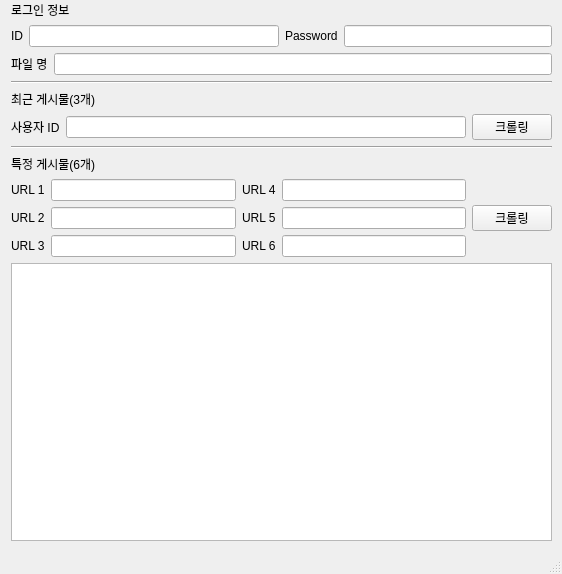
<?xml version="1.0" encoding="UTF-8"?>
<ui version="4.0">
 <class>InstagramCrawler</class>
 <widget class="QMainWindow" name="InstagramCrawler">
  <property name="geometry">
   <rect>
    <x>0</x>
    <y>0</y>
    <width>562</width>
    <height>574</height>
   </rect>
  </property>
  <property name="windowTitle">
   <string>InstagramCrawler</string>
  </property>
  <property name="documentMode">
   <bool>false</bool>
  </property>
  <widget class="QWidget" name="centralwidget">
   <widget class="QWidget" name="layoutWidget">
    <property name="geometry">
     <rect>
      <x>11</x>
      <y>1</y>
      <width>541</width>
      <height>540</height>
     </rect>
    </property>
    <layout class="QVBoxLayout" name="verticalLayout_5">
     <item>
      <layout class="QVBoxLayout" name="verticalLayout">
       <item>
        <widget class="QLabel" name="label_3">
         <property name="text">
          <string>로그인 정보</string>
         </property>
        </widget>
       </item>
       <item>
        <layout class="QHBoxLayout" name="horizontalLayout_4">
         <item>
          <layout class="QHBoxLayout" name="horizontalLayout">
           <item>
            <widget class="QLabel" name="label_id">
             <property name="text">
              <string>ID</string>
             </property>
            </widget>
           </item>
           <item>
            <widget class="QLineEdit" name="edit_id"/>
           </item>
          </layout>
         </item>
         <item>
          <layout class="QHBoxLayout" name="horizontalLayout_2">
           <item>
            <widget class="QLabel" name="label_pw">
             <property name="text">
              <string>Password</string>
             </property>
            </widget>
           </item>
           <item>
            <widget class="QLineEdit" name="edit_pw">
             <property name="echoMode">
              <enum>QLineEdit::Normal</enum>
             </property>
            </widget>
           </item>
          </layout>
         </item>
        </layout>
       </item>
      </layout>
     </item>
     <item>
      <layout class="QHBoxLayout" name="horizontalLayout_16">
       <item>
        <widget class="QLabel" name="label_id_2">
         <property name="text">
          <string>파일 명</string>
         </property>
        </widget>
       </item>
       <item>
        <widget class="QLineEdit" name="edit_file_name"/>
       </item>
      </layout>
     </item>
     <item>
      <widget class="Line" name="line">
       <property name="orientation">
        <enum>Qt::Horizontal</enum>
       </property>
      </widget>
     </item>
     <item>
      <layout class="QVBoxLayout" name="verticalLayout_2">
       <item>
        <widget class="QLabel" name="label_recent_title">
         <property name="text">
          <string>최근 게시물(3개)</string>
         </property>
        </widget>
       </item>
       <item>
        <layout class="QHBoxLayout" name="horizontalLayout_11">
         <item>
          <layout class="QHBoxLayout" name="horizontalLayout_5">
           <item>
            <widget class="QLabel" name="label_recent">
             <property name="text">
              <string>사용자 ID</string>
             </property>
            </widget>
           </item>
           <item>
            <widget class="QLineEdit" name="edit_recent"/>
           </item>
          </layout>
         </item>
         <item>
          <widget class="QPushButton" name="btn_start_recent">
           <property name="text">
            <string>크롤링</string>
           </property>
          </widget>
         </item>
        </layout>
       </item>
      </layout>
     </item>
     <item>
      <widget class="Line" name="line_2">
       <property name="orientation">
        <enum>Qt::Horizontal</enum>
       </property>
      </widget>
     </item>
     <item>
      <layout class="QVBoxLayout" name="verticalLayout_4">
       <item>
        <widget class="QLabel" name="label_target">
         <property name="text">
          <string>특정 게시물(6개)</string>
         </property>
        </widget>
       </item>
       <item>
        <layout class="QHBoxLayout" name="horizontalLayout_15">
         <item>
          <layout class="QVBoxLayout" name="verticalLayout_3">
           <item>
            <layout class="QHBoxLayout" name="horizontalLayout_12">
             <item>
              <layout class="QHBoxLayout" name="horizontalLayout_3">
               <item>
                <widget class="QLabel" name="label_url1">
                 <property name="text">
                  <string>URL 1</string>
                 </property>
                </widget>
               </item>
               <item>
                <widget class="QLineEdit" name="edit_url1"/>
               </item>
              </layout>
             </item>
             <item>
              <layout class="QHBoxLayout" name="horizontalLayout_8">
               <item>
                <widget class="QLabel" name="label_url4">
                 <property name="text">
                  <string>URL 4</string>
                 </property>
                </widget>
               </item>
               <item>
                <widget class="QLineEdit" name="edit_url4"/>
               </item>
              </layout>
             </item>
            </layout>
           </item>
           <item>
            <layout class="QHBoxLayout" name="horizontalLayout_13">
             <item>
              <layout class="QHBoxLayout" name="horizontalLayout_6">
               <item>
                <widget class="QLabel" name="label_urll2">
                 <property name="text">
                  <string>URL 2</string>
                 </property>
                </widget>
               </item>
               <item>
                <widget class="QLineEdit" name="edit_url2"/>
               </item>
              </layout>
             </item>
             <item>
              <layout class="QHBoxLayout" name="horizontalLayout_9">
               <item>
                <widget class="QLabel" name="label_url5">
                 <property name="text">
                  <string>URL 5</string>
                 </property>
                </widget>
               </item>
               <item>
                <widget class="QLineEdit" name="edit_url5"/>
               </item>
              </layout>
             </item>
            </layout>
           </item>
           <item>
            <layout class="QHBoxLayout" name="horizontalLayout_14">
             <item>
              <layout class="QHBoxLayout" name="horizontalLayout_7">
               <item>
                <widget class="QLabel" name="label_url3">
                 <property name="text">
                  <string>URL 3</string>
                 </property>
                </widget>
               </item>
               <item>
                <widget class="QLineEdit" name="edit_url3"/>
               </item>
              </layout>
             </item>
             <item>
              <layout class="QHBoxLayout" name="horizontalLayout_10">
               <item>
                <widget class="QLabel" name="label_url6">
                 <property name="text">
                  <string>URL 6</string>
                 </property>
                </widget>
               </item>
               <item>
                <widget class="QLineEdit" name="edit_url6"/>
               </item>
              </layout>
             </item>
            </layout>
           </item>
          </layout>
         </item>
         <item>
          <widget class="QPushButton" name="btn_start_target">
           <property name="text">
            <string>크롤링</string>
           </property>
          </widget>
         </item>
        </layout>
       </item>
      </layout>
     </item>
     <item>
      <widget class="QTextBrowser" name="log_browser">
       <property name="html">
        <string>&lt;!DOCTYPE HTML PUBLIC &quot;-//W3C//DTD HTML 4.0//EN&quot; &quot;http://www.w3.org/TR/REC-html40/strict.dtd&quot;&gt;
&lt;html&gt;&lt;head&gt;&lt;meta name=&quot;qrichtext&quot; content=&quot;1&quot; /&gt;&lt;style type=&quot;text/css&quot;&gt;
p, li { white-space: pre-wrap; }
&lt;/style&gt;&lt;/head&gt;&lt;body style=&quot; font-family:'.AppleSystemUIFont'; font-size:13pt; font-weight:400; font-style:normal;&quot;&gt;
&lt;p style=&quot;-qt-paragraph-type:empty; margin-top:0px; margin-bottom:0px; margin-left:0px; margin-right:0px; -qt-block-indent:0; text-indent:0px;&quot;&gt;&lt;br /&gt;&lt;/p&gt;&lt;/body&gt;&lt;/html&gt;</string>
       </property>
      </widget>
     </item>
    </layout>
   </widget>
  </widget>
  <widget class="QStatusBar" name="statusbar"/>
 </widget>
 <resources/>
 <connections/>
</ui>
